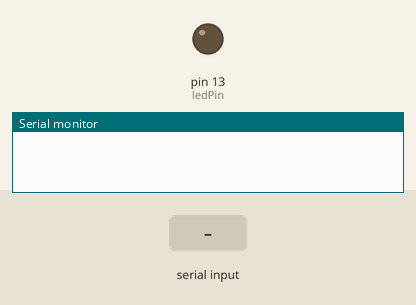
Simulated run of this sketch. Board: Arduino Uno, built with avr-gcc and run on an emulated ATmega328P. Shown: output pins drawn as LEDs (lit = HIGH), the last lines printed to the serial monitor. The inputs (shaded band) are chosen by the test bench.

Above: at 1.2 s.
1.3 s: "1" received over Serial
At 2.3 s:
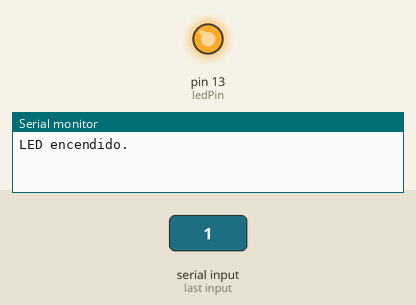
2.8 s: "0" received over Serial
At 3.4 s:
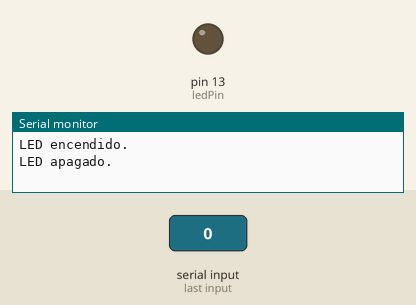
Timing chart, 0 to 5.8 s (numbered marks = the images above; inputs shaded):
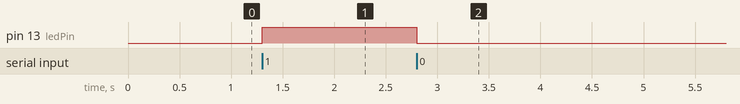

The sketch:

led1o0.ino
```cpp
int ledPin = 13; // Pin del LED

void setup() {
  pinMode(ledPin, OUTPUT); // Configura el pin del LED como salida
  Serial.begin(9600); // Inicia la comunicación serie a 9600 baudios
}

void loop() {
  if (Serial.available() > 0) { // Si hay datos disponibles en el puerto serie
    char opcion = Serial.read(); // Lee el dato recibido

    if (opcion == '1') {
      digitalWrite(ledPin, HIGH); // Enciende el LED
      Serial.println("LED encendido.");
    } else if (opcion == '0') {
      digitalWrite(ledPin, LOW); // Apaga el LED
      Serial.println("LED apagado.");
    }
  }
}
```

Measured:
- after the input at 1.3 s, pin 13 (ledPin): LOW → HIGH at once
- after the input at 2.8 s, pin 13 (ledPin): HIGH → LOW at once
